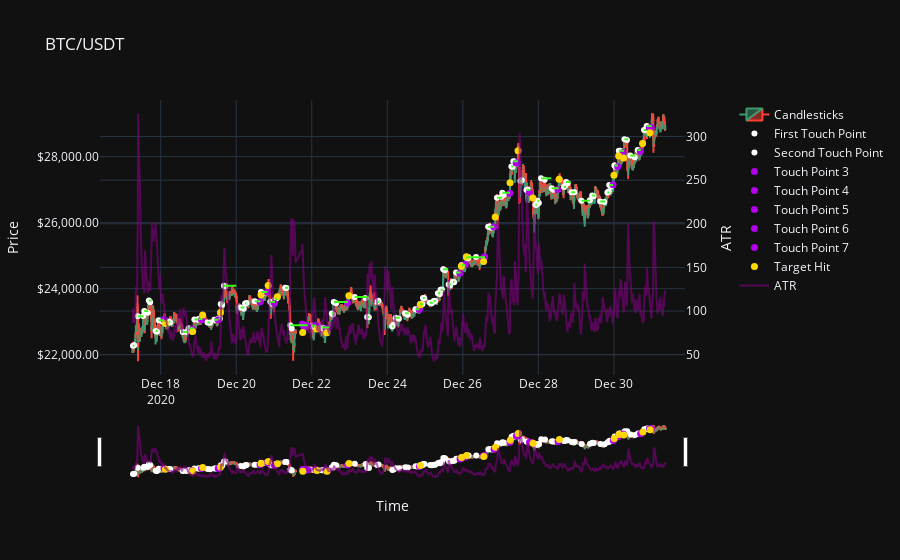

The code cell stored with this chart in its notebook:
### Code cell
# Candlestick plot
fig = make_subplots(specs=[[{"secondary_y": True}]])

# Plots candlestick graph with atr, horizontal resistance line, all touch points and target hit point.
candlestick_trace = go.Candlestick(x=plt_btc_usdt_df['time'], open=plt_btc_usdt_df['open'], high=plt_btc_usdt_df['high'], low=plt_btc_usdt_df['low'], close=plt_btc_usdt_df['close'], name='Candlesticks')
atr_trace = go.Scatter(x=plt_btc_usdt_df['time'], y=plt_btc_usdt_df['atr'], mode='lines', name='ATR', line=dict(color='purple'), opacity=0.6)
first_touch_trace = go.Scatter(x=plt_resistance_df['initial_point'], y=plt_resistance_df['line_price'], mode='markers', name='First Touch Point', marker=dict(color='white', size=6))
second_touch_trace = go.Scatter(x=plt_resistance_df['touch_2'], y=plt_resistance_df['touch_2_price'], mode='markers', name='Second Touch Point', marker=dict(color='white', size=6))
target_trace = go.Scatter(x=plt_resistance_df['target_hit_time'], y=plt_resistance_df['net_pl'] + plt_resistance_df['entry_price'], mode='markers', name='Target Hit', marker=dict(color='#FFD700', size=7))

fig.add_trace(candlestick_trace, secondary_y=False)
fig.add_trace(first_touch_trace, secondary_y=False)
fig.add_trace(second_touch_trace, secondary_y=False)

# adding multiple touch point traces to the figure starting with 'touch_point_3'.
for i in range(3, len(plt_resistance_df.columns)):
    touch_point_column = 'touch_point_' + str(i)
    touch_price_column = 'touch_point_' + str(i) + '_price'
    # If a column name exists in the df in the format 'touch_point_i', a trace is created for the touch points in that column and added to graph.
    if touch_point_column in plt_resistance_df.columns:
        touch_point_trace = go.Scatter(x=plt_resistance_df[touch_point_column], y=plt_resistance_df[touch_price_column], mode='markers', name=f'Touch Point {i}', marker=dict(color='#B200ED', size=7))
        fig.add_trace(touch_point_trace, secondary_y=False)

fig.add_trace(target_trace, secondary_y=False)
fig.add_trace(atr_trace, secondary_y=True)

fig.update_layout(title='BTC/USDT', xaxis_title='Time', template="plotly_dark")
fig.update_yaxes(title_text='Price', secondary_y=False, tickformat="$,.2f", autorange=True, fixedrange=False)
fig.update_yaxes(title_text='ATR', secondary_y=True)

# Adds the horizontal resistance lines to graph. Iterates through each row of the resistance_df.
for _, row in plt_resistance_df.iterrows():
    start_time = row['initial_point']
    end_time = row['end_of_line']
    price = row['line_price']
    
    fig.add_shape(type="line", x0=start_time, y0=price, x1=end_time, y1=price, line=dict(color='#39FF14', width=2), xref='x', yref='y')

fig.show()

### Figure 1 — Plotly figure (JSON) as saved in the notebook; plotly's stock layout.template omitted (floating-point values rounded to 4 significant figures; data arrays with more than 128 entries replaced by an {"elided": "..."} marker saying what was removed)
{"data": [{"close": {"elided": "4000 float values"}, "high": {"elided": "4000 float values"}, "low": {"elided": "4000 float values"}, "name": "Candlesticks", "open": {"elided": "4000 float values"}, "type": "candlestick", "x": {"elided": "4000 str values"}, "xaxis": "x", "yaxis": "y"}, {"marker": {"color": "white", "size": 6}, "mode": "markers", "name": "First Touch Point", "type": "scatter", "x": ["2020-12-17T06:25:00", "2020-12-17T09:25:00", "2020-12-17T13:35:00", "2020-12-17T16:30:00", "2020-12-17T20:50:00", "2020-12-17T22:45:00", "2020-12-18T05:05:00", "2020-12-18T14:00:00", "2020-12-18T17:45:00", "2020-12-18T21:25:00", "2020-12-19T00:10:00", "2020-12-19T05:45:00", "2020-12-19T10:05:00", "2020-12-19T12:45:00", "2020-12-19T14:10:00", "2020-12-19T16:15:00", "2020-12-20T02:45:00", "2020-12-20T05:40:00", "2020-12-20T11:45:00", "2020-12-20T15:45:00", "2020-12-20T21:40:00", "2020-12-21T00:45:00", "2020-12-21T07:05:00", "2020-12-21T10:20:00", "2020-12-21T23:50:00", "2020-12-22T06:25:00", "2020-12-22T12:45:00", "2020-12-22T14:00:00", "2020-12-23T03:15:00", "2020-12-23T11:10:00", "2020-12-23T17:30:00", "2020-12-24T03:05:00", "2020-12-24T05:20:00", "2020-12-24T11:20:00", "2020-12-24T17:50:00", "2020-12-24T20:55:00", "2020-12-24T22:40:00", "2020-12-25T03:05:00", "2020-12-25T05:30:00", "2020-12-25T08:10:00", "2020-12-25T09:50:00", "2020-12-25T11:30:00", "2020-12-25T15:00:00", "2020-12-25T17:40:00", "2020-12-25T19:40:00", "2020-12-25T23:05:00", "2020-12-26T02:10:00", "2020-12-26T03:30:00", "2020-12-26T16:05:00", "2020-12-26T17:20:00", "2020-12-26T21:40:00", "2020-12-27T01:05:00", "2020-12-27T06:50:00", "2020-12-27T08:05:00", "2020-12-27T12:35:00", "2020-12-27T16:25:00", "2020-12-27T22:05:00", "2020-12-27T23:20:00", "2020-12-28T01:40:00", "2020-12-28T08:30:00", "2020-12-28T16:15:00", "2020-12-28T17:35:00", "2020-12-28T21:00:00", "2020-12-29T03:20:00", "2020-12-29T10:10:00", "2020-12-29T15:15:00", "2020-12-29T19:50:00", "2020-12-29T21:00:00", "2020-12-30T00:15:00", "2020-12-30T03:05:00", "2020-12-30T06:40:00", "2020-12-30T10:25:00", "2020-12-30T15:05:00", "2020-12-30T19:05:00", "2020-12-30T20:45:00"], "xaxis": "x", "y": [22270.0, 23160.0, 23330.0, 23640.0, 22720.0, 23040.0, 23010.0, 22690.0, 22800.0, 23060.0, 23080.0, 22980.0, 23060.0, 23100.0, 23540.0, 24090.0, 23430.0, 23550.0, 23620.0, 23900.0, 23600.0, 23680.0, 24020.0, 22890.0, 22880.0, 22830.0, 23250, 23600.0, 23750.0, 23140.0, 23590.0, 22850.0, 23120.0, 23250.0, 23380.0, 23540.0, 23720.0, 23570.0, 23630.0, 23860.0, 23960.0, 24590.0, 24120.0, 24210.0, 24490.0, 24710.0, 24940.0, 24950.0, 25880.0, 25870.0, 26760.0, 26910.0, 27700.0, 27860.0, 27260.0, 26990.0, 26540.0, 26660.0, 27340.0, 27040.0, 27080.0, 27230.0, 26920.0, 26660.0, 26820.0, 26640.0, 26910.0, 27140.0, 27730.0, 28180.0, 28520.0, 28030.0, 28200.0, 28810.0, 28930.0], "yaxis": "y"}, {"marker": {"color": "white", "size": 6}, "mode": "markers", "name": "Second Touch Point", "type": "scatter", "x": ["2020-12-17T07:15:00", "2020-12-17T12:55:00", "2020-12-17T15:50:00", "2020-12-17T17:20:00", "2020-12-17T21:40:00", "2020-12-18T01:15:00", "2020-12-18T06:00:00", "2020-12-18T16:35:00", "2020-12-18T18:45:00", "2020-12-18T23:45:00", "2020-12-19T01:05:00", "2020-12-19T07:20:00", "2020-12-19T11:00:00", "2020-12-19T13:35:00", "2020-12-19T15:05:00", "2020-12-19T17:05:00", "2020-12-20T04:50:00", "2020-12-20T06:30:00", "2020-12-20T14:15:00", "2020-12-20T18:50:00", "2020-12-20T22:35:00", "2020-12-21T01:35:00", "2020-12-21T08:00:00", "2020-12-21T11:15:00", "2020-12-22T01:45:00", "2020-12-22T07:15:00", "2020-12-22T13:35:00", "2020-12-22T15:30:00", "2020-12-23T10:10:00", "2020-12-23T12:15:00", "2020-12-23T18:20:00", "2020-12-24T03:55:00", "2020-12-24T07:20:00", "2020-12-24T12:55:00", "2020-12-24T19:00:00", "2020-12-24T22:15:00", "2020-12-24T23:30:00", "2020-12-25T04:15:00", "2020-12-25T06:20:00", "2020-12-25T09:25:00", "2020-12-25T10:40:00", "2020-12-25T12:35:00", "2020-12-25T15:50:00", "2020-12-25T18:30:00", "2020-12-25T20:45:00", "2020-12-25T23:55:00", "2020-12-26T03:15:00", "2020-12-26T08:25:00", "2020-12-26T16:55:00", "2020-12-26T18:10:00", "2020-12-27T00:30:00", "2020-12-27T02:05:00", "2020-12-27T07:40:00", "2020-12-27T08:55:00", "2020-12-27T13:25:00", "2020-12-27T17:15:00", "2020-12-27T22:55:00", "2020-12-28T00:15:00", "2020-12-28T04:00:00", "2020-12-28T09:25:00", "2020-12-28T17:05:00", "2020-12-28T18:30:00", "2020-12-28T22:50:00", "2020-12-29T08:40:00", "2020-12-29T11:00:00", "2020-12-29T17:55:00", "2020-12-29T20:40:00", "2020-12-29T22:10:00", "2020-12-30T01:05:00", "2020-12-30T04:00:00", "2020-12-30T08:15:00", "2020-12-30T13:10:00", "2020-12-30T15:55:00", "2020-12-30T19:55:00", "2020-12-30T21:35:00"], "xaxis": "x", "y": [22290.0, 23170.0, 23270.0, 23590.0, 22700.0, 23000.0, 22980.0, 22690.0, 22770.0, 23060.0, 23060.0, 22970.0, 23060.0, 23090.0, 23510.0, 24080.0, 23390.0, 23560.0, 23600.0, 23870.0, 23540.0, 23700.0, 24020.0, 22800.0, 22840.0, 22800.0, 23220.0, 23560.0, 23720.0, 23130.0, 23630.0, 22900.0, 23090.0, 23210.0, 23360.0, 23530.0, 23710.0, 23560.0, 23620.0, 23840.0, 23980.0, 24560.0, 24090.0, 24200.0, 24480.0, 24720.0, 24920.0, 24960.0, 25880.0, 25850.0, 26780.0, 26850.0, 27700.0, 27850.0, 27290.0, 27010.0, 26550.0, 26590.0, 27300.0, 27000.0, 27130.0, 27190.0, 26920.0, 26680.0, 26800.0, 26620.0, 26950.0, 27090.0, 27690.0, 28180.0, 28510.0, 27980.0, 28160.0, 28800.0, 28880.0], "yaxis": "y"}, {"marker": {"color": "#B200ED", "size": 7}, "mode": "markers", "name": "Touch Point 3", "type": "scatter", "x": [null, null, null, null, null, "2020-12-18T02:05:00", null, null, "2020-12-18T20:00:00", null, "2020-12-19T01:55:00", null, "2020-12-19T12:30:00", null, null, null, null, null, "2020-12-20T15:05:00", "2020-12-20T19:40:00", "2020-12-21T00:15:00", null, null, "2020-12-21T18:00:00", "2020-12-22T02:35:00", "2020-12-22T09:00:00", null, "2020-12-22T22:45:00", null, null, null, null, null, null, "2020-12-24T20:20:00", null, null, null, null, null, null, null, null, null, "2020-12-25T22:05:00", "2020-12-26T01:35:00", null, "2020-12-26T13:00:00", null, "2020-12-26T19:40:00", null, "2020-12-27T05:50:00", null, "2020-12-27T09:50:00", null, "2020-12-27T18:15:00", null, null, null, "2020-12-28T12:20:00", null, null, null, null, null, null, null, "2020-12-29T23:25:00", "2020-12-30T02:20:00", "2020-12-30T05:45:00", null, null, "2020-12-30T16:45:00", null, "2020-12-30T22:25:00"], "xaxis": "x", "y": [null, null, null, null, null, 23070.0, null, null, 22780.0, null, 23060.0, null, 23060.0, null, null, null, null, null, 23600.0, 23890, 23560.0, null, null, 22930.0, 22890.0, 22780.0, null, 23570.0, null, null, null, null, null, null, 23360.0, null, null, null, null, null, null, null, null, null, 24460.0, 24730.0, null, 24930.0, null, 25870.0, null, 26890.0, null, 27810.0, null, 26920.0, null, null, null, 27010.0, null, null, null, null, null, null, null, 27150.0, 27700.0, 28120.0, null, null, 28160.0, null, 28870.0], "yaxis": "y"}, {"marker": {"color": "#B200ED", "size": 7}, "mode": "markers", "name": "Touch Point 4", "type": "scatter", "x": [null, null, null, null, null, null, null, null, null, null, null, null, null, null, null, null, null, null, null, null, null, null, null, "2020-12-21T18:50:00", null, "2020-12-22T09:55:00", null, null, null, null, null, null, null, null, null, null, null, null, null, null, null, null, null, null, null, null, null, "2020-12-26T13:50:00", null, null, null, null, null, "2020-12-27T10:40:00", null, null, null, null, null, null, null, null, null, null, null, null, null, null, null, null, null, null, null, null, "2020-12-30T23:35:00"], "xaxis": "x", "y": [null, null, null, null, null, null, null, null, null, null, null, null, null, null, null, null, null, null, null, null, null, null, null, 22880.0, null, 22790.0, null, null, null, null, null, null, null, null, null, null, null, null, null, null, null, null, null, null, null, null, null, 24970.0, null, null, null, null, null, 27820.0, null, null, null, null, null, null, null, null, null, null, null, null, null, null, null, null, null, null, null, null, 28880.0], "yaxis": "y"}, {"marker": {"color": "#B200ED", "size": 7}, "mode": "markers", "name": "Touch Point 5", "type": "scatter", "x": [null, null, null, null, null, null, null, null, null, null, null, null, null, null, null, null, null, null, null, null, null, null, null, "2020-12-21T19:40:00", null, null, null, null, null, null, null, null, null, null, null, null, null, null, null, null, null, null, null, null, null, null, null, null, null, null, null, null, null, null, null, null, null, null, null, null, null, null, null, null, null, null, null, null, null, null, null, null, null, null, null], "xaxis": "x", "y": [null, null, null, null, null, null, null, null, null, null, null, null, null, null, null, null, null, null, null, null, null, null, null, 22840.0, null, null, null, null, null, null, null, null, null, null, null, null, null, null, null, null, null, null, null, null, null, null, null, null, null, null, null, null, null, null, null, null, null, null, null, null, null, null, null, null, null, null, null, null, null, null, null, null, null, null, null], "yaxis": "y"}, {"marker": {"color": "#B200ED", "size": 7}, "mode": "markers", "name": "Touch Point 6", "type": "scatter", "x": [null, null, null, null, null, null, null, null, null, null, null, null, null, null, null, null, null, null, null, null, null, null, null, "2020-12-21T20:30:00", null, null, null, null, null, null, null, null, null, null, null, null, null, null, null, null, null, null, null, null, null, null, null, null, null, null, null, null, null, null, null, null, null, null, null, null, null, null, null, null, null, null, null, null, null, null, null, null, null, null, null], "xaxis": "x", "y": [null, null, null, null, null, null, null, null, null, null, null, null, null, null, null, null, null, null, null, null, null, null, null, 22880.0, null, null, null, null, null, null, null, null, null, null, null, null, null, null, null, null, null, null, null, null, null, null, null, null, null, null, null, null, null, null, null, null, null, null, null, null, null, null, null, null, null, null, null, null, null, null, null, null, null, null, null], "yaxis": "y"}, {"marker": {"color": "#B200ED", "size": 7}, "mode": "markers", "name": "Touch Point 7", "type": "scatter", "x": [null, null, null, null, null, null, null, null, null, null, null, null, null, null, null, null, null, null, null, null, null, null, null, "2020-12-21T21:20:00", null, null, null, null, null, null, null, null, null, null, null, null, null, null, null, null, null, null, null, null, null, null, null, null, null, null, null, null, null, null, null, null, null, null, null, null, null, null, null, null, null, null, null, null, null, null, null, null, null, null, null], "xaxis": "x", "y": [null, null, null, null, null, null, null, null, null, null, null, null, null, null, null, null, null, null, null, null, null, null, null, 22880.0, null, null, null, null, null, null, null, null, null, null, null, null, null, null, null, null, null, null, null, null, null, null, null, null, null, null, null, null, null, null, null, null, null, null, null, null, null, null, null, null, null, null, null, null, null, null, null, null, null, null, null], "yaxis": "y"}, {"marker": {"color": "#FFD700", "size": 7}, "mode": "markers", "name": "Target Hit", "type": "scatter", "x": [null, null, null, null, null, "2020-12-18T03:00:00", null, null, "2020-12-18T20:20:00", null, "2020-12-19T02:40:00", null, "2020-12-19T14:00:00", null, null, null, null, null, "2020-12-20T15:45:00", "2020-12-20T20:20:00", "2020-12-21T02:10:00", null, null, "2020-12-21T18:15:00", "2020-12-22T03:15:00", "2020-12-22T09:35:00", null, "2020-12-22T23:35:00", null, null, null, null, null, null, "2020-12-24T20:55:00", null, null, null, null, null, null, null, null, null, "2020-12-25T23:05:00", "2020-12-26T02:15:00", null, "2020-12-26T13:10:00", null, "2020-12-26T20:35:00", null, "2020-12-27T06:00:00", null, "2020-12-27T11:05:00", null, "2020-12-27T20:30:00", null, null, null, "2020-12-28T13:10:00", null, null, null, null, null, null, null, "2020-12-30T00:00:00", "2020-12-30T03:00:00", "2020-12-30T06:05:00", null, null, "2020-12-30T18:10:00", null, "2020-12-30T22:50:00"], "xaxis": "x", "y": [null, null, null, null, null, 22950.0, null, null, 22710.0, null, 23200.0, null, 23280.0, null, null, null, null, null, 23810.0, 24100.0, 23760.0, null, null, 22670.0, 22780.0, 22670.0, null, 23780.0, null, null, null, null, null, null, 23510.0, null, null, null, null, null, null, null, null, null, 24680.0, 24970.0, null, 24820.0, null, 26170.0, null, 27210.0, null, 28180.0, null, 26750.0, null, null, null, 27320.0, null, null, null, null, null, null, null, 27440.0, 28020.0, 27960.0, null, null, 28400.0, null, 28720.0], "yaxis": "y"}, {"line": {"color": "purple"}, "mode": "lines", "name": "ATR", "opacity": 0.6, "type": "scatter", "x": {"elided": "4000 str values"}, "xaxis": "x", "y": {"elided": "4000 float values"}, "yaxis": "y2"}], "layout": {"shapes": [{"line": {"color": "#39FF14", "width": 2}, "type": "line", "x0": "2020-12-17T06:25:00", "x1": "2020-12-17T07:20:00", "xref": "x", "y0": 22270.0, "y1": 22270.0, "yref": "y"}, {"line": {"color": "#39FF14", "width": 2}, "type": "line", "x0": "2020-12-17T09:25:00", "x1": "2020-12-17T13:05:00", "xref": "x", "y0": 23160.0, "y1": 23160.0, "yref": "y"}, {"line": {"color": "#39FF14", "width": 2}, "type": "line", "x0": "2020-12-17T13:35:00", "x1": "2020-12-17T16:05:00", "xref": "x", "y0": 23330.0, "y1": 23330.0, "yref": "y"}, {"line": {"color": "#39FF14", "width": 2}, "type": "line", "x0": "2020-12-17T16:30:00", "x1": "2020-12-17T18:15:00", "xref": "x", "y0": 23640.0, "y1": 23640.0, "yref": "y"}, {"line": {"color": "#39FF14", "width": 2}, "type": "line", "x0": "2020-12-17T20:50:00", "x1": "2020-12-17T22:00:00", "xref": "x", "y0": 22720.0, "y1": 22720.0, "yref": "y"}, {"line": {"color": "#39FF14", "width": 2}, "type": "line", "x0": "2020-12-17T22:45:00", "x1": "2020-12-18T02:15:00", "xref": "x", "y0": 23040.0, "y1": 23040.0, "yref": "y"}, {"line": {"color": "#39FF14", "width": 2}, "type": "line", "x0": "2020-12-18T05:05:00", "x1": "2020-12-18T06:05:00", "xref": "x", "y0": 23010.0, "y1": 23010.0, "yref": "y"}, {"line": {"color": "#39FF14", "width": 2}, "type": "line", "x0": "2020-12-18T14:00:00", "x1": "2020-12-18T16:50:00", "xref": "x", "y0": 22690.0, "y1": 22690.0, "yref": "y"}, {"line": {"color": "#39FF14", "width": 2}, "type": "line", "x0": "2020-12-18T17:45:00", "x1": "2020-12-18T21:00:00", "xref": "x", "y0": 22800.0, "y1": 22800.0, "yref": "y"}, {"line": {"color": "#39FF14", "width": 2}, "type": "line", "x0": "2020-12-18T21:25:00", "x1": "2020-12-18T23:50:00", "xref": "x", "y0": 23060.0, "y1": 23060.0, "yref": "y"}, {"line": {"color": "#39FF14", "width": 2}, "type": "line", "x0": "2020-12-19T00:10:00", "x1": "2020-12-19T02:30:00", "xref": "x", "y0": 23080.0, "y1": 23080.0, "yref": "y"}, {"line": {"color": "#39FF14", "width": 2}, "type": "line", "x0": "2020-12-19T05:45:00", "x1": "2020-12-19T07:25:00", "xref": "x", "y0": 22980.0, "y1": 22980.0, "yref": "y"}, {"line": {"color": "#39FF14", "width": 2}, "type": "line", "x0": "2020-12-19T10:05:00", "x1": "2020-12-19T12:35:00", "xref": "x", "y0": 23060.0, "y1": 23060.0, "yref": "y"}, {"line": {"color": "#39FF14", "width": 2}, "type": "line", "x0": "2020-12-19T12:45:00", "x1": "2020-12-19T13:50:00", "xref": "x", "y0": 23100.0, "y1": 23100.0, "yref": "y"}, {"line": {"color": "#39FF14", "width": 2}, "type": "line", "x0": "2020-12-19T14:10:00", "x1": "2020-12-19T15:15:00", "xref": "x", "y0": 23540.0, "y1": 23540.0, "yref": "y"}, {"line": {"color": "#39FF14", "width": 2}, "type": "line", "x0": "2020-12-19T16:15:00", "x1": "2020-12-20T00:00:00", "xref": "x", "y0": 24090.0, "y1": 24090.0, "yref": "y"}, {"line": {"color": "#39FF14", "width": 2}, "type": "line", "x0": "2020-12-20T02:45:00", "x1": "2020-12-20T05:05:00", "xref": "x", "y0": 23430.0, "y1": 23430.0, "yref": "y"}, {"line": {"color": "#39FF14", "width": 2}, "type": "line", "x0": "2020-12-20T05:40:00", "x1": "2020-12-20T06:35:00", "xref": "x", "y0": 23550.0, "y1": 23550.0, "yref": "y"}, {"line": {"color": "#39FF14", "width": 2}, "type": "line", "x0": "2020-12-20T11:45:00", "x1": "2020-12-20T15:25:00", "xref": "x", "y0": 23620.0, "y1": 23620.0, "yref": "y"}, {"line": {"color": "#39FF14", "width": 2}, "type": "line", "x0": "2020-12-20T15:45:00", "x1": "2020-12-20T19:50:00", "xref": "x", "y0": 23900.0, "y1": 23900.0, "yref": "y"}, {"line": {"color": "#39FF14", "width": 2}, "type": "line", "x0": "2020-12-20T21:40:00", "x1": "2020-12-21T00:40:00", "xref": "x", "y0": 23600.0, "y1": 23600.0, "yref": "y"}, {"line": {"color": "#39FF14", "width": 2}, "type": "line", "x0": "2020-12-21T00:45:00", "x1": "2020-12-21T02:05:00", "xref": "x", "y0": 23680.0, "y1": 23680.0, "yref": "y"}, {"line": {"color": "#39FF14", "width": 2}, "type": "line", "x0": "2020-12-21T07:05:00", "x1": "2020-12-21T09:10:00", "xref": "x", "y0": 24020.0, "y1": 24020.0, "yref": "y"}, {"line": {"color": "#39FF14", "width": 2}, "type": "line", "x0": "2020-12-21T10:20:00", "x1": "2020-12-21T21:30:00", "xref": "x", "y0": 22890.0, "y1": 22890.0, "yref": "y"}, {"line": {"color": "#39FF14", "width": 2}, "type": "line", "x0": "2020-12-21T23:50:00", "x1": "2020-12-22T02:55:00", "xref": "x", "y0": 22880.0, "y1": 22880.0, "yref": "y"}, {"line": {"color": "#39FF14", "width": 2}, "type": "line", "x0": "2020-12-22T06:25:00", "x1": "2020-12-22T11:10:00", "xref": "x", "y0": 22830.0, "y1": 22830.0, "yref": "y"}, {"line": {"color": "#39FF14", "width": 2}, "type": "line", "x0": "2020-12-22T12:45:00", "x1": "2020-12-22T13:45:00", "xref": "x", "y0": 23250, "y1": 23250, "yref": "y"}, {"line": {"color": "#39FF14", "width": 2}, "type": "line", "x0": "2020-12-22T14:00:00", "x1": "2020-12-22T22:55:00", "xref": "x", "y0": 23600.0, "y1": 23600.0, "yref": "y"}, {"line": {"color": "#39FF14", "width": 2}, "type": "line", "x0": "2020-12-23T03:15:00", "x1": "2020-12-23T11:05:00", "xref": "x", "y0": 23750.0, "y1": 23750.0, "yref": "y"}, {"line": {"color": "#39FF14", "width": 2}, "type": "line", "x0": "2020-12-23T11:10:00", "x1": "2020-12-23T12:20:00", "xref": "x", "y0": 23140.0, "y1": 23140.0, "yref": "y"}, {"line": {"color": "#39FF14", "width": 2}, "type": "line", "x0": "2020-12-23T17:30:00", "x1": "2020-12-23T18:45:00", "xref": "x", "y0": 23590.0, "y1": 23590.0, "yref": "y"}, {"line": {"color": "#39FF14", "width": 2}, "type": "line", "x0": "2020-12-24T03:05:00", "x1": "2020-12-24T04:00:00", "xref": "x", "y0": 22850.0, "y1": 22850.0, "yref": "y"}, {"line": {"color": "#39FF14", "width": 2}, "type": "line", "x0": "2020-12-24T05:20:00", "x1": "2020-12-24T07:50:00", "xref": "x", "y0": 23120.0, "y1": 23120.0, "yref": "y"}, {"line": {"color": "#39FF14", "width": 2}, "type": "line", "x0": "2020-12-24T11:20:00", "x1": "2020-12-24T13:35:00", "xref": "x", "y0": 23250.0, "y1": 23250.0, "yref": "y"}, {"line": {"color": "#39FF14", "width": 2}, "type": "line", "x0": "2020-12-24T17:50:00", "x1": "2020-12-24T20:30:00", "xref": "x", "y0": 23380.0, "y1": 23380.0, "yref": "y"}, {"line": {"color": "#39FF14", "width": 2}, "type": "line", "x0": "2020-12-24T20:55:00", "x1": "2020-12-24T22:30:00", "xref": "x", "y0": 23540.0, "y1": 23540.0, "yref": "y"}, {"line": {"color": "#39FF14", "width": 2}, "type": "line", "x0": "2020-12-24T22:40:00", "x1": "2020-12-24T23:45:00", "xref": "x", "y0": 23720.0, "y1": 23720.0, "yref": "y"}, {"line": {"color": "#39FF14", "width": 2}, "type": "line", "x0": "2020-12-25T03:05:00", "x1": "2020-12-25T04:55:00", "xref": "x", "y0": 23570.0, "y1": 23570.0, "yref": "y"}, {"line": {"color": "#39FF14", "width": 2}, "type": "line", "x0": "2020-12-25T05:30:00", "x1": "2020-12-25T06:40:00", "xref": "x", "y0": 23630.0, "y1": 23630.0, "yref": "y"}, {"line": {"color": "#39FF14", "width": 2}, "type": "line", "x0": "2020-12-25T08:10:00", "x1": "2020-12-25T09:40:00", "xref": "x", "y0": 23860.0, "y1": 23860.0, "yref": "y"}, {"line": {"color": "#39FF14", "width": 2}, "type": "line", "x0": "2020-12-25T09:50:00", "x1": "2020-12-25T11:15:00", "xref": "x", "y0": 23960.0, "y1": 23960.0, "yref": "y"}, {"line": {"color": "#39FF14", "width": 2}, "type": "line", "x0": "2020-12-25T11:30:00", "x1": "2020-12-25T14:40:00", "xref": "x", "y0": 24590.0, "y1": 24590.0, "yref": "y"}, {"line": {"color": "#39FF14", "width": 2}, "type": "line", "x0": "2020-12-25T15:00:00", "x1": "2020-12-25T16:25:00", "xref": "x", "y0": 24120.0, "y1": 24120.0, "yref": "y"}, {"line": {"color": "#39FF14", "width": 2}, "type": "line", "x0": "2020-12-25T17:40:00", "x1": "2020-12-25T18:45:00", "xref": "x", "y0": 24210.0, "y1": 24210.0, "yref": "y"}, {"line": {"color": "#39FF14", "width": 2}, "type": "line", "x0": "2020-12-25T19:40:00", "x1": "2020-12-25T22:35:00", "xref": "x", "y0": 24490.0, "y1": 24490.0, "yref": "y"}, {"line": {"color": "#39FF14", "width": 2}, "type": "line", "x0": "2020-12-25T23:05:00", "x1": "2020-12-26T01:45:00", "xref": "x", "y0": 24710.0, "y1": 24710.0, "yref": "y"}, {"line": {"color": "#39FF14", "width": 2}, "type": "line", "x0": "2020-12-26T02:10:00", "x1": "2020-12-26T03:25:00", "xref": "x", "y0": 24940.0, "y1": 24940.0, "yref": "y"}, {"line": {"color": "#39FF14", "width": 2}, "type": "line", "x0": "2020-12-26T03:30:00", "x1": "2020-12-26T14:05:00", "xref": "x", "y0": 24950.0, "y1": 24950.0, "yref": "y"}, {"line": {"color": "#39FF14", "width": 2}, "type": "line", "x0": "2020-12-26T16:05:00", "x1": "2020-12-26T17:15:00", "xref": "x", "y0": 25880.0, "y1": 25880.0, "yref": "y"}, {"line": {"color": "#39FF14", "width": 2}, "type": "line", "x0": "2020-12-26T17:20:00", "x1": "2020-12-26T19:55:00", "xref": "x", "y0": 25870.0, "y1": 25870.0, "yref": "y"}, {"line": {"color": "#39FF14", "width": 2}, "type": "line", "x0": "2020-12-26T21:40:00", "x1": "2020-12-27T01:00:00", "xref": "x", "y0": 26760.0, "y1": 26760.0, "yref": "y"}, {"line": {"color": "#39FF14", "width": 2}, "type": "line", "x0": "2020-12-27T01:05:00", "x1": "2020-12-27T06:00:00", "xref": "x", "y0": 26910.0, "y1": 26910.0, "yref": "y"}, {"line": {"color": "#39FF14", "width": 2}, "type": "line", "x0": "2020-12-27T06:50:00", "x1": "2020-12-27T08:00:00", "xref": "x", "y0": 27700.0, "y1": 27700.0, "yref": "y"}, {"line": {"color": "#39FF14", "width": 2}, "type": "line", "x0": "2020-12-27T08:05:00", "x1": "2020-12-27T11:00:00", "xref": "x", "y0": 27860.0, "y1": 27860.0, "yref": "y"}, {"line": {"color": "#39FF14", "width": 2}, "type": "line", "x0": "2020-12-27T12:35:00", "x1": "2020-12-27T13:40:00", "xref": "x", "y0": 27260.0, "y1": 27260.0, "yref": "y"}, {"line": {"color": "#39FF14", "width": 2}, "type": "line", "x0": "2020-12-27T16:25:00", "x1": "2020-12-27T18:55:00", "xref": "x", "y0": 26990.0, "y1": 26990.0, "yref": "y"}, {"line": {"color": "#39FF14", "width": 2}, "type": "line", "x0": "2020-12-27T22:05:00", "x1": "2020-12-27T23:05:00", "xref": "x", "y0": 26540.0, "y1": 26540.0, "yref": "y"}, {"line": {"color": "#39FF14", "width": 2}, "type": "line", "x0": "2020-12-27T23:20:00", "x1": "2020-12-28T00:20:00", "xref": "x", "y0": 26660.0, "y1": 26660.0, "yref": "y"}, {"line": {"color": "#39FF14", "width": 2}, "type": "line", "x0": "2020-12-28T01:40:00", "x1": "2020-12-28T08:10:00", "xref": "x", "y0": 27340.0, "y1": 27340.0, "yref": "y"}, {"line": {"color": "#39FF14", "width": 2}, "type": "line", "x0": "2020-12-28T08:30:00", "x1": "2020-12-28T12:55:00", "xref": "x", "y0": 27040.0, "y1": 27040.0, "yref": "y"}, {"line": {"color": "#39FF14", "width": 2}, "type": "line", "x0": "2020-12-28T16:15:00", "x1": "2020-12-28T17:30:00", "xref": "x", "y0": 27080.0, "y1": 27080.0, "yref": "y"}, {"line": {"color": "#39FF14", "width": 2}, "type": "line", "x0": "2020-12-28T17:35:00", "x1": "2020-12-28T20:30:00", "xref": "x", "y0": 27230.0, "y1": 27230.0, "yref": "y"}, {"line": {"color": "#39FF14", "width": 2}, "type": "line", "x0": "2020-12-28T21:00:00", "x1": "2020-12-28T23:10:00", "xref": "x", "y0": 26920.0, "y1": 26920.0, "yref": "y"}, {"line": {"color": "#39FF14", "width": 2}, "type": "line", "x0": "2020-12-29T03:20:00", "x1": "2020-12-29T08:50:00", "xref": "x", "y0": 26660.0, "y1": 26660.0, "yref": "y"}, {"line": {"color": "#39FF14", "width": 2}, "type": "line", "x0": "2020-12-29T10:10:00", "x1": "2020-12-29T11:55:00", "xref": "x", "y0": 26820.0, "y1": 26820.0, "yref": "y"}, {"line": {"color": "#39FF14", "width": 2}, "type": "line", "x0": "2020-12-29T15:15:00", "x1": "2020-12-29T18:25:00", "xref": "x", "y0": 26640.0, "y1": 26640.0, "yref": "y"}, {"line": {"color": "#39FF14", "width": 2}, "type": "line", "x0": "2020-12-29T19:50:00", "x1": "2020-12-29T20:55:00", "xref": "x", "y0": 26910.0, "y1": 26910.0, "yref": "y"}, {"line": {"color": "#39FF14", "width": 2}, "type": "line", "x0": "2020-12-29T21:00:00", "x1": "2020-12-29T23:30:00", "xref": "x", "y0": 27140.0, "y1": 27140.0, "yref": "y"}, {"line": {"color": "#39FF14", "width": 2}, "type": "line", "x0": "2020-12-30T00:15:00", "x1": "2020-12-30T02:25:00", "xref": "x", "y0": 27730.0, "y1": 27730.0, "yref": "y"}, {"line": {"color": "#39FF14", "width": 2}, "type": "line", "x0": "2020-12-30T03:05:00", "x1": "2020-12-30T06:25:00", "xref": "x", "y0": 28180.0, "y1": 28180.0, "yref": "y"}, {"line": {"color": "#39FF14", "width": 2}, "type": "line", "x0": "2020-12-30T06:40:00", "x1": "2020-12-30T09:00:00", "xref": "x", "y0": 28520.0, "y1": 28520.0, "yref": "y"}, {"line": {"color": "#39FF14", "width": 2}, "type": "line", "x0": "2020-12-30T10:25:00", "x1": "2020-12-30T13:45:00", "xref": "x", "y0": 28030.0, "y1": 28030.0, "yref": "y"}, {"line": {"color": "#39FF14", "width": 2}, "type": "line", "x0": "2020-12-30T15:05:00", "x1": "2020-12-30T17:00:00", "xref": "x", "y0": 28200.0, "y1": 28200.0, "yref": "y"}, {"line": {"color": "#39FF14", "width": 2}, "type": "line", "x0": "2020-12-30T19:05:00", "x1": "2020-12-30T20:35:00", "xref": "x", "y0": 28810.0, "y1": 28810.0, "yref": "y"}, {"line": {"color": "#39FF14", "width": 2}, "type": "line", "x0": "2020-12-30T20:45:00", "x1": "2020-12-31T00:00:00", "xref": "x", "y0": 28930.0, "y1": 28930.0, "yref": "y"}], "title": {"text": "BTC/USDT"}, "xaxis": {"anchor": "y", "domain": [0, 0.94], "title": {"text": "Time"}}, "yaxis": {"anchor": "x", "autorange": true, "domain": [0, 1], "fixedrange": false, "tickformat": "$,.2f", "title": {"text": "Price"}}, "yaxis2": {"anchor": "x", "overlaying": "y", "side": "right", "title": {"text": "ATR"}}}}
